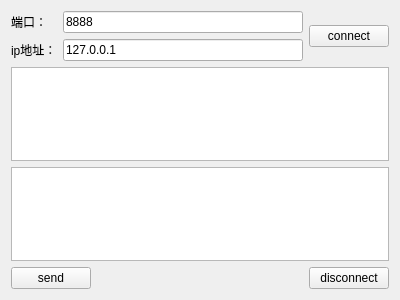
<?xml version="1.0" encoding="UTF-8"?>
<ui version="4.0">
 <class>Client</class>
 <widget class="QWidget" name="Client">
  <property name="geometry">
   <rect>
    <x>0</x>
    <y>0</y>
    <width>400</width>
    <height>300</height>
   </rect>
  </property>
  <property name="windowTitle">
   <string>Form</string>
  </property>
  <layout class="QGridLayout" name="gridLayout">
   <item row="0" column="0">
    <widget class="QLabel" name="label_port">
     <property name="text">
      <string>端口：</string>
     </property>
    </widget>
   </item>
   <item row="0" column="1" colspan="2">
    <widget class="QLineEdit" name="lineEdit_port">
     <property name="text">
      <string>8888</string>
     </property>
    </widget>
   </item>
   <item row="0" column="3" rowspan="2">
    <widget class="QPushButton" name="buttonConnect">
     <property name="text">
      <string>connect</string>
     </property>
    </widget>
   </item>
   <item row="1" column="0">
    <widget class="QLabel" name="label_ip">
     <property name="text">
      <string>ip地址：</string>
     </property>
    </widget>
   </item>
   <item row="1" column="1" colspan="2">
    <widget class="QLineEdit" name="lineEdit_ip">
     <property name="text">
      <string>127.0.0.1</string>
     </property>
    </widget>
   </item>
   <item row="2" column="0" colspan="4">
    <widget class="QTextEdit" name="textEdit_read">
     <property name="readOnly">
      <bool>true</bool>
     </property>
    </widget>
   </item>
   <item row="3" column="0" colspan="4">
    <widget class="QTextEdit" name="textEdit_write"/>
   </item>
   <item row="4" column="0" colspan="2">
    <widget class="QPushButton" name="buttonSend">
     <property name="text">
      <string>send</string>
     </property>
    </widget>
   </item>
   <item row="4" column="2">
    <spacer name="horizontalSpacer">
     <property name="orientation">
      <enum>Qt::Horizontal</enum>
     </property>
     <property name="sizeHint" stdset="0">
      <size>
       <width>205</width>
       <height>20</height>
      </size>
     </property>
    </spacer>
   </item>
   <item row="4" column="3">
    <widget class="QPushButton" name="buttonDisconnect">
     <property name="text">
      <string>disconnect</string>
     </property>
    </widget>
   </item>
  </layout>
 </widget>
 <resources/>
 <connections/>
</ui>
